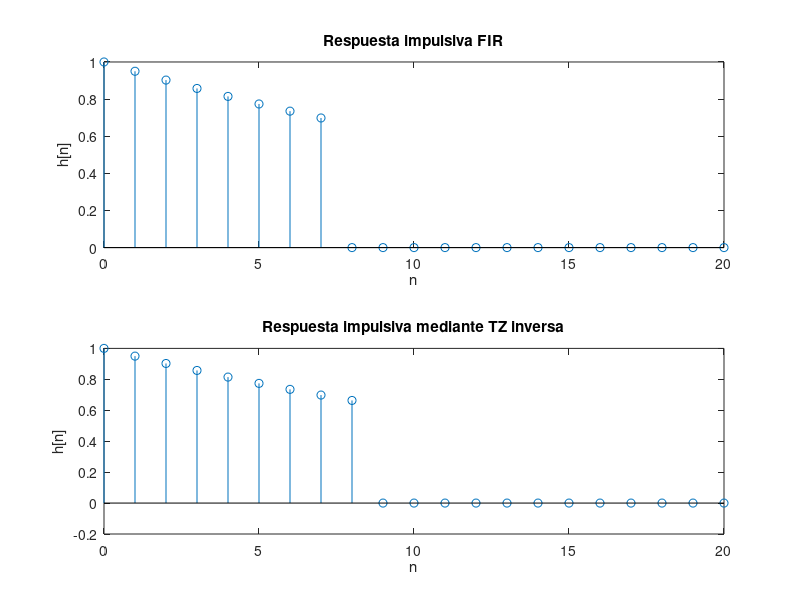
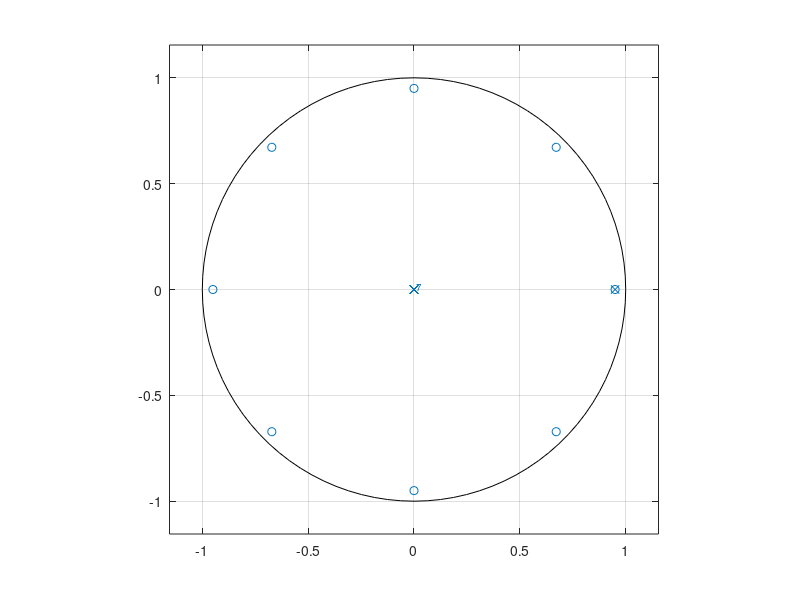

Write MATLAB code to recreate these figures, in order. (Note: this script raises an error after producing the figures.)
% Ejercicio  2

clear all;
close all;
clc;

% La respuesta impulsiva FIR se define por:
naux=0:7;
hfir=[0.95.^(naux), zeros(1, 13)];

% Y la obtenida por transformada inversa:
n=0:20;
h1=0.95.^n .* (n>=0);
h2=0.95^8 .* 0.95 .^ (n - 8) .* (n>8);
h = h1 - h2;

figure
subplot(2, 1, 1); 
stem(n, hfir); title('Respuesta impulsiva FIR');
xlabel('n'); ylabel('h[n]')
subplot(2, 1, 2); 
stem(n, h); title('Respuesta impulsiva mediante TZ inversa');
xlabel('n'); ylabel('h[n]')

% Ahora la representación del filtro (en frecuencia)
% en el plano Z y en módulo y fase

b = [1, zeros(1,7), -0.95^8]; % numerador 
a = [1 -0.95]; % denominador

% plano Z:
figure;
zplane(b,a);

% TZ:
[H, w] = freqz(b, a); 

% Lo representamos usando nuestra función:
modulo_fase(H, w);

% Y el retardo de grupo:

[gd, w]=grpdelay(b,a,1024);

figure;
plot(w/pi, gd);
xlabel('Normalized frequency (\times \pi rad/sample)');
ylabel('Group delay (samples)');
grid on;

% También podría ser como respuesta al impulso de la ecuación en
% diferencias

x=[1, zeros(1, 20)];
h_diff=filter(b, a, x);

figure;
stem(h_diff); title('Respuesta impulsiva por ecuación en diferencias')
xlabel('n'); ylabel('h[n]')

% respuesta del filtro a los tonos:

n=0:5000;

x1 = 1 * cos(pi/20 * n + 0);
x2 = 0.5 * cos(pi/5 * n + pi/3);
x3 = 0.3 * cos(pi/2 * n + pi/5);

x=x1+x2+x3;
y=filter(b,a,x);

figure;
subplot(2, 1, 1);
plot(n(1:200), x(1:200));
xlabel('n'); ylabel('x[n]');
title('señal de entrada');
subplot(2, 1, 2);
plot(n(1:200), y(1:200));
xlabel('n'); ylabel('y[n]');
title('señal de salida')

% y metemos en una figura sus espectros:

[pxx,wx]=pwelch(x);
[pyy,wy]=pwelch(y);

figure;
subplot(2, 1, 1);
plot(wx/pi, 10*log(pxx));
xlabel('Normalized frequency (\times \pi rad/sample)');
ylabel('Potencia/frecuencia (dB/(rad/sample))');
subplot(2, 1, 2);
plot(wy/pi, 10*log(pyy));
xlabel('Normalized frequency (\times \pi rad/sample)');
ylabel('Potencia/frecuencia (dB/(rad/sample))');
